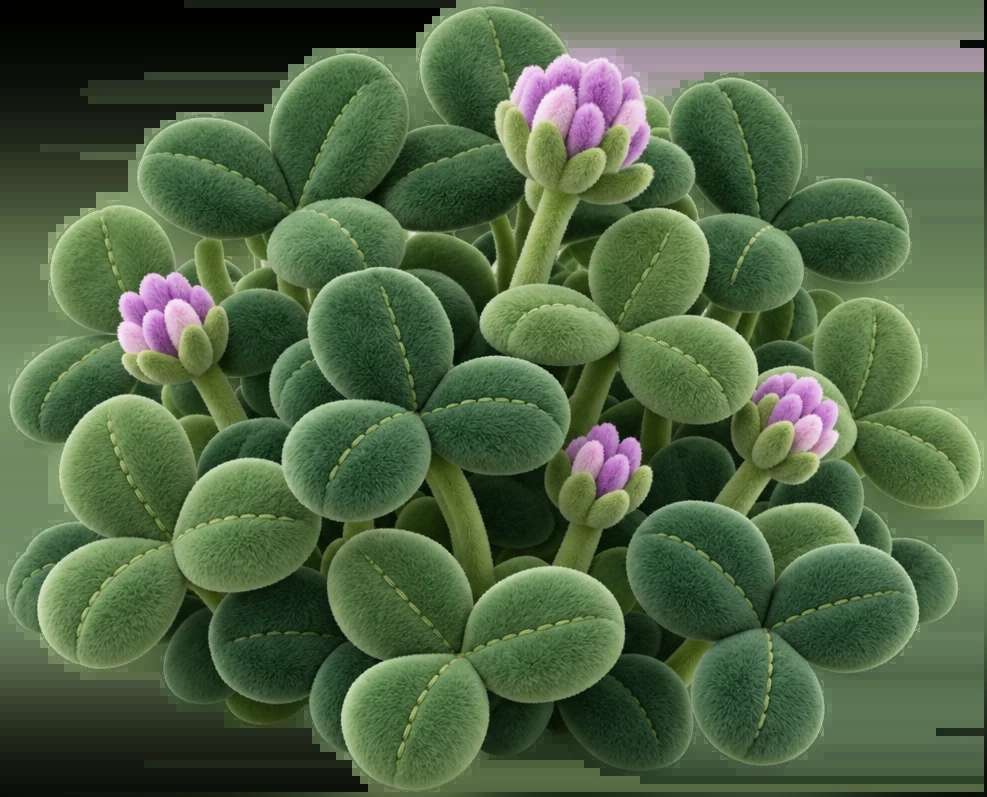
#> input picture assets/crops/alfalfa.webp, 987 x 797 px
$ python make_ui_icon.py ../assets/crops/alfalfa.webp out.png 5 5
#> lines starting #> are read from the running program, lines starting #| are printed output that depends on the picture; after the words box and inside, x2 and y2 are one past the last pixel; in counts of white or black regions, pixels touching at a corner belong together
"""Convert a freshly generated PNG into a game UI icon webp.

Usage: py -3 tools/make_ui_icon.py <src.png> <dst.webp> [max_side] [pad]

Crops to the alpha bounding box with padding, scales so the longest side is
`max_side`, and writes a webp with alpha. Uses cv2.imencode + write_bytes
because cv2.imwrite silently fails on Windows paths containing non-ASCII.
"""
import sys

import cv2
import numpy as np


def main() -> int:
    src = sys.argv[1]
    dst = sys.argv[2]
    max_side = int(sys.argv[3]) if len(sys.argv) > 3 else 256
    pad = int(sys.argv[4]) if len(sys.argv) > 4 else 6

    # cv2.imread also chokes on non-ASCII paths on Windows, so read the bytes
    # ourselves and decode from memory.
    with open(src, "rb") as fh:
        img = cv2.imdecode(np.frombuffer(fh.read(), dtype=np.uint8), cv2.IMREAD_UNCHANGED)
#> img is the input picture: shape (797, 987, 4); mean B, G, R, A 69, 101.5, 80.2, 174
    if img is None:
        print(f"ERROR: could not read {src}", file=sys.stderr)
        return 1
    if img.shape[2] == 3:
        img = cv2.cvtColor(img, cv2.COLOR_BGR2BGRA)

    alpha = img[:, :, 3]
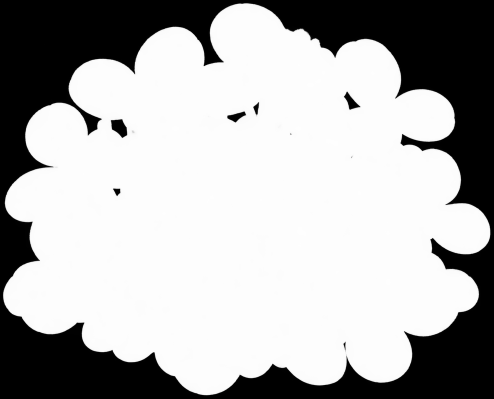
#> alpha: shape (797, 987) (shown at 1/2 size); min 0, max 254, mean 174
    print(f"source: {img.shape[1]}x{img.shape[0]}, alpha min/max = {alpha.min()}/{alpha.max()}")
#| source: 987x797, alpha min/max = 0/254
    print(f"transparent pixels: {int((alpha < 8).sum())} / {alpha.size}")
#| transparent pixels: 241430 / 786639

    ys, xs = np.where(alpha > 8)
    if len(xs) == 0:
        print("ERROR: image has no alpha content", file=sys.stderr)
        return 1
    x0, x1 = xs.min(), xs.max() + 1
#> x0 = 6; x1 = 981
    y0, y1 = ys.min(), ys.max() + 1
#> y0 = 6; y1 = 791
    print(f"content bbox: x[{x0},{x1}) y[{y0},{y1})  {(x1 - x0)}x{(y1 - y0)}")
#| content bbox: x[6,981) y[6,791)  975x785

    img = img[y0:y1, x0:x1]
#> img: shape (785, 975, 4)

    # Generated PNGs often keep a dark gradient in the fully transparent area.
    # Scaling would then average that darkness into the visible edge and leave a
    # grey fringe, so bleed the nearest opaque colour outward before resizing.
    alpha = img[:, :, 3]
#> alpha: shape (785, 975)
    known = (alpha > 8).astype(np.uint8)
#> known: shape (785, 975); values 0 (black) and 1 (white), 71.2% white; 16 black regions (7 under 20 px), largest, box (x1, y1, x2, y2) and area: (0, 0, 472, 577) 70040, (494, 0, 975, 449) 69434, (415, 469, 975, 785) 42778
    if known.any() and not known.all():
        rgb = img[:, :, :3].copy()
        known_mask = known > 0
        kernel = np.ones((3, 3), np.uint8)
        for _ in range(24):  # enough to cover the padding ring
            if known_mask.all():
                break
            blurred = cv2.dilate(rgb, kernel)
            spread = (cv2.dilate(known, kernel) > 0) & ~known_mask
            rgb[spread] = blurred[spread]
            known = ((known > 0) | spread).astype(np.uint8)
            known_mask = known > 0
#> this loop made 24 passes
#> pass 1, in main, `spread = (cv2.dilate(known, kernel) > 0) & ~known_mask`:
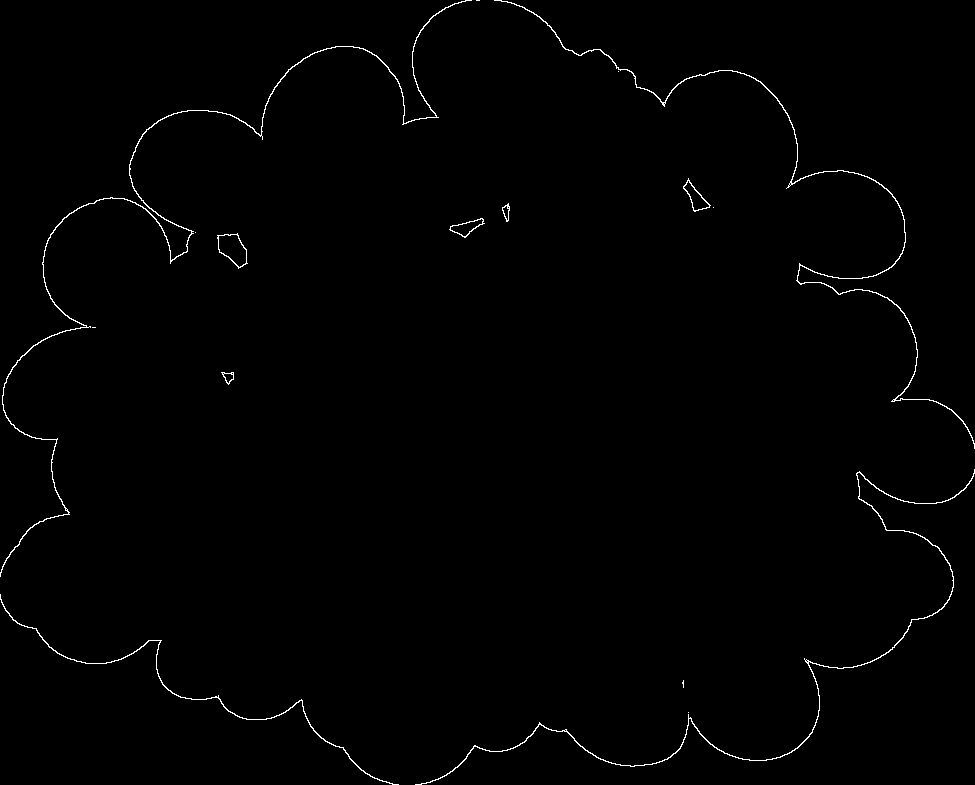
#> spread: shape (785, 975) bool; 0.75% white in thin lines or dots
#> after the loop:
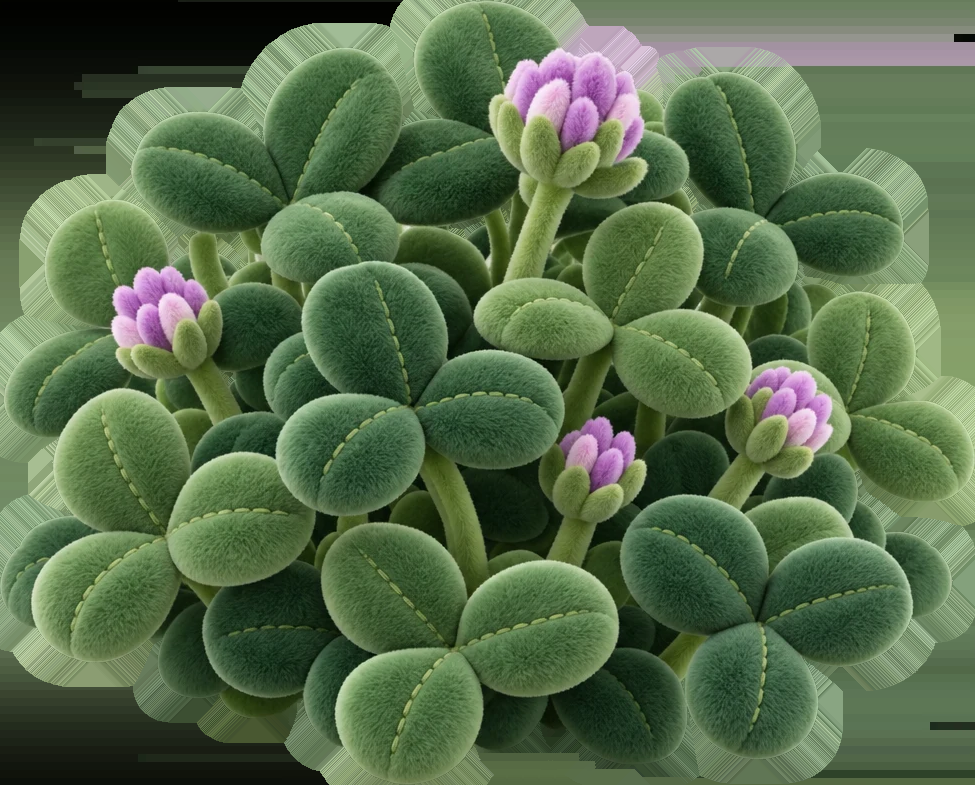
#> rgb: shape (785, 975, 3); mean B, G, R 74.1, 107.6, 85.8
        img[:, :, :3] = rgb
#> img: shape (785, 975, 4); mean B, G, R, A 74.1, 107.6, 85.8, 178.8

    # Pad with transparency while keeping the artwork's own aspect ratio, so the
    # icon sits in the same visual family as the rest of assets/ui.
    h, w = img.shape[:2]
    canvas = cv2.copyMakeBorder(
        img, pad, pad, pad, pad, cv2.BORDER_CONSTANT, value=(0, 0, 0, 0)
    )
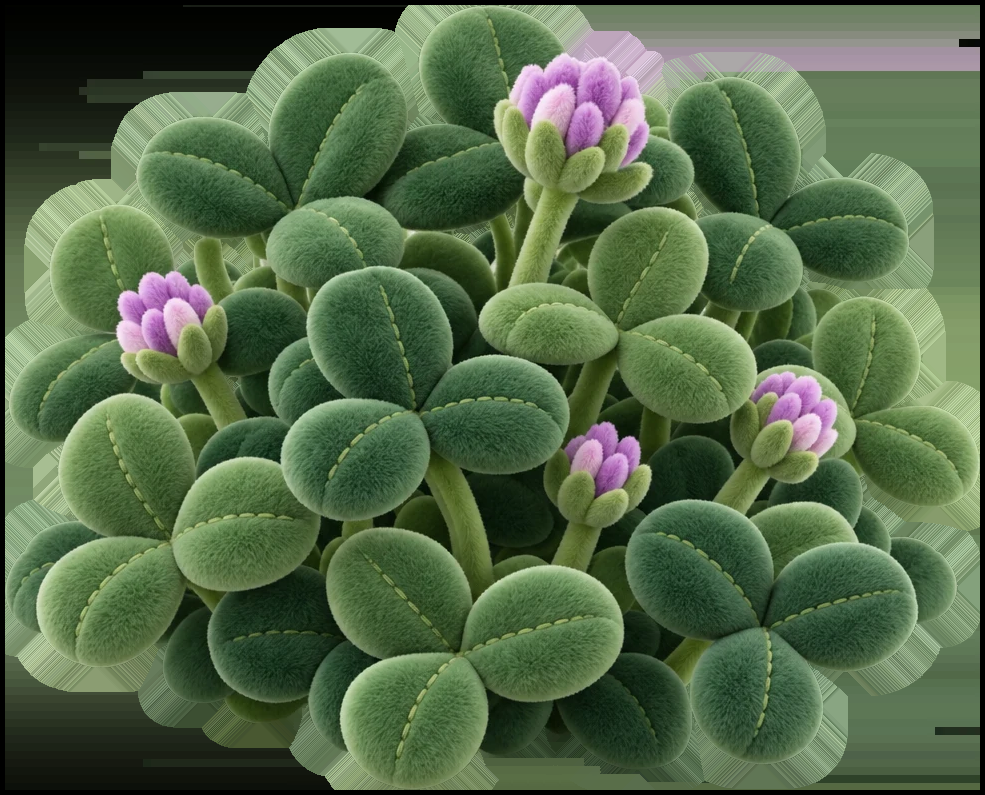
#> canvas: shape (795, 985, 4); mean B, G, R, A 72.5, 105.2, 83.9, 174.7

    scale = max_side / float(max(h + pad * 2, w + pad * 2))
    if scale != 1.0:
        interp = cv2.INTER_AREA if scale < 1 else cv2.INTER_CUBIC
        nh = max(1, int(round((h + pad * 2) * scale)))
        nw = max(1, int(round((w + pad * 2) * scale)))
        canvas = cv2.resize(canvas, (nw, nh), interpolation=interp)

    ok, buf = cv2.imencode(".webp", canvas, [cv2.IMWRITE_WEBP_QUALITY, 88])
#> buf = 124 values, max 254 at index 93, min 0 at index 5, mean 90.7
    if not ok:
        print("ERROR: webp encode failed", file=sys.stderr)
        return 1
    with open(dst, "wb") as fh:
        fh.write(buf.tobytes())

    with open(dst, "rb") as fh:
        check = cv2.imdecode(np.frombuffer(fh.read(), dtype=np.uint8), cv2.IMREAD_UNCHANGED)
    if check.shape[2] == 3:
        check = cv2.cvtColor(check, cv2.COLOR_BGR2BGRA)
    print(f"wrote {dst}: {check.shape[1]}x{check.shape[0]}, channels={check.shape[2]}, "
          f"alpha min={check[:, :, 3].min()}, {len(buf) / 1024:.1f} KB")
#| wrote out.png: 5x4, channels=4, alpha min=15, 0.1 KB
    return 0


if __name__ == "__main__":
    raise SystemExit(main())
#> (the program exits here)
